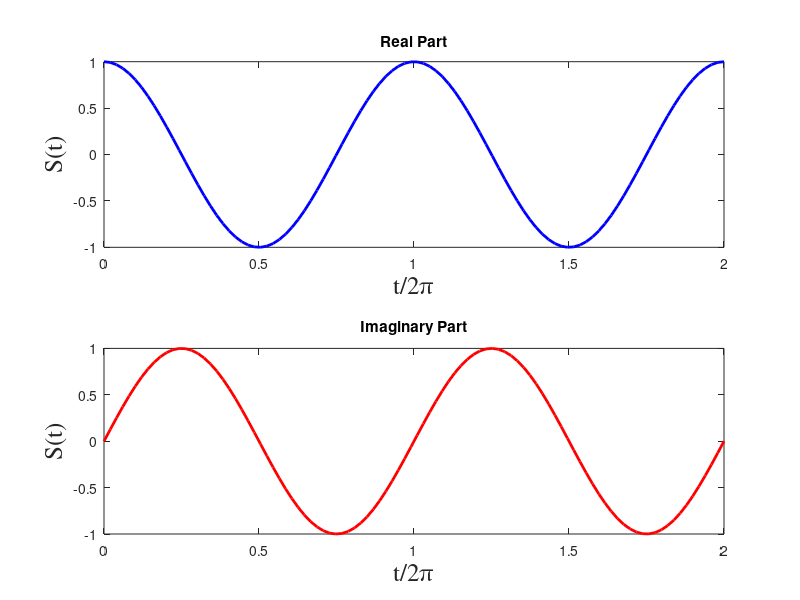

The MATLAB source for this figure:
t = linspace(0, 4*pi, 100);
s = exp(1j*t);

%Together
figure('position', [300, 200, 560, 410])

%Real Part
%Open Subplot 1 in a 2x1 array
subplot(2, 1, 1)
p = plot(t/(2*pi), real(s))
set(p, 'Color', 'blue', 'Linewidth', 2)
title('Real Part')
xlabel('t/2\pi', 'Fontsize', 18, 'Fontname', 'Times')
ylabel('S(t)', 'Fontsize', 18, 'Fontname', 'Times')

%Imaginary Part
%Open Subplot 2 in a 2x1 array
subplot(2, 1, 2)
q = plot(t/(2*pi), imag(s))
set(q, 'Color', 'red', 'Linewidth', 2)
title('Imaginary Part')
xlabel('t/2\pi', 'Fontsize', 18, 'Fontname', 'Times')
ylabel('S(t)', 'Fontsize', 18, 'Fontname', 'Times')

